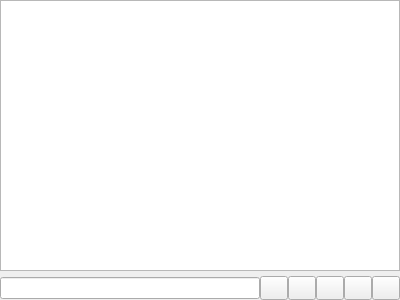
<?xml version="1.0" encoding="UTF-8"?>
<ui version="4.0">
 <class>Form</class>
 <widget class="QWidget" name="Form">
  <property name="geometry">
   <rect>
    <x>0</x>
    <y>0</y>
    <width>400</width>
    <height>300</height>
   </rect>
  </property>
  <property name="windowTitle">
   <string>Form</string>
  </property>
  <layout class="QGridLayout" name="gridLayout">
   <property name="leftMargin">
    <number>0</number>
   </property>
   <property name="topMargin">
    <number>0</number>
   </property>
   <property name="rightMargin">
    <number>0</number>
   </property>
   <property name="bottomMargin">
    <number>0</number>
   </property>
   <property name="spacing">
    <number>0</number>
   </property>
   <item row="0" column="0">
    <layout class="QVBoxLayout" name="verticalLayout">
     <item>
      <widget class="QTextEdit" name="_editorOutput">
       <property name="readOnly">
        <bool>true</bool>
       </property>
      </widget>
     </item>
     <item>
      <layout class="QHBoxLayout" name="horizontalLayout">
       <property name="leftMargin">
        <number>0</number>
       </property>
       <property name="topMargin">
        <number>5</number>
       </property>
       <property name="rightMargin">
        <number>0</number>
       </property>
       <property name="bottomMargin">
        <number>0</number>
       </property>
       <item>
        <widget class="QLineEdit" name="_editorCmd"/>
       </item>
       <item>
        <widget class="QPushButton" name="_btOpen">
         <property name="sizePolicy">
          <sizepolicy hsizetype="Fixed" vsizetype="Fixed">
           <horstretch>0</horstretch>
           <verstretch>0</verstretch>
          </sizepolicy>
         </property>
         <property name="minimumSize">
          <size>
           <width>28</width>
           <height>24</height>
          </size>
         </property>
         <property name="maximumSize">
          <size>
           <width>28</width>
           <height>24</height>
          </size>
         </property>
         <property name="text">
          <string/>
         </property>
         <property name="icon">
          <iconset resource="AndroidBoy.qrc">
           <normaloff>:/icon/icons/bt_start.svg</normaloff>:/icon/icons/bt_start.svg</iconset>
         </property>
        </widget>
       </item>
       <item>
        <widget class="QPushButton" name="_btStop">
         <property name="sizePolicy">
          <sizepolicy hsizetype="Fixed" vsizetype="Fixed">
           <horstretch>0</horstretch>
           <verstretch>0</verstretch>
          </sizepolicy>
         </property>
         <property name="minimumSize">
          <size>
           <width>28</width>
           <height>24</height>
          </size>
         </property>
         <property name="maximumSize">
          <size>
           <width>28</width>
           <height>24</height>
          </size>
         </property>
         <property name="toolTip">
          <string>Stop</string>
         </property>
         <property name="text">
          <string/>
         </property>
         <property name="icon">
          <iconset resource="AndroidBoy.qrc">
           <normaloff>:/icon/icons/bt_stop.svg</normaloff>:/icon/icons/bt_stop.svg</iconset>
         </property>
         <property name="iconSize">
          <size>
           <width>16</width>
           <height>16</height>
          </size>
         </property>
        </widget>
       </item>
       <item>
        <widget class="QPushButton" name="_btCommit">
         <property name="sizePolicy">
          <sizepolicy hsizetype="Fixed" vsizetype="Fixed">
           <horstretch>0</horstretch>
           <verstretch>0</verstretch>
          </sizepolicy>
         </property>
         <property name="minimumSize">
          <size>
           <width>28</width>
           <height>24</height>
          </size>
         </property>
         <property name="maximumSize">
          <size>
           <width>28</width>
           <height>24</height>
          </size>
         </property>
         <property name="toolTip">
          <string>Commit command</string>
         </property>
         <property name="text">
          <string/>
         </property>
         <property name="icon">
          <iconset resource="AndroidBoy.qrc">
           <normaloff>:/icon/icons/bt_prev_marked.svg</normaloff>:/icon/icons/bt_prev_marked.svg</iconset>
         </property>
        </widget>
       </item>
       <item>
        <widget class="QPushButton" name="_btSave">
         <property name="sizePolicy">
          <sizepolicy hsizetype="Fixed" vsizetype="Fixed">
           <horstretch>0</horstretch>
           <verstretch>0</verstretch>
          </sizepolicy>
         </property>
         <property name="minimumSize">
          <size>
           <width>28</width>
           <height>24</height>
          </size>
         </property>
         <property name="maximumSize">
          <size>
           <width>28</width>
           <height>24</height>
          </size>
         </property>
         <property name="toolTip">
          <string>Save output</string>
         </property>
         <property name="text">
          <string/>
         </property>
         <property name="icon">
          <iconset resource="AndroidBoy.qrc">
           <normaloff>:/icon/icons/bt_save.svg</normaloff>:/icon/icons/bt_save.svg</iconset>
         </property>
        </widget>
       </item>
       <item>
        <widget class="QPushButton" name="_btClear">
         <property name="sizePolicy">
          <sizepolicy hsizetype="Fixed" vsizetype="Fixed">
           <horstretch>0</horstretch>
           <verstretch>0</verstretch>
          </sizepolicy>
         </property>
         <property name="minimumSize">
          <size>
           <width>28</width>
           <height>24</height>
          </size>
         </property>
         <property name="maximumSize">
          <size>
           <width>28</width>
           <height>24</height>
          </size>
         </property>
         <property name="text">
          <string/>
         </property>
         <property name="icon">
          <iconset resource="AndroidBoy.qrc">
           <normaloff>:/icon/icons/bt_clear.svg</normaloff>:/icon/icons/bt_clear.svg</iconset>
         </property>
        </widget>
       </item>
      </layout>
     </item>
    </layout>
   </item>
  </layout>
 </widget>
 <resources>
  <include location="AndroidBoy.qrc"/>
 </resources>
 <connections/>
</ui>
